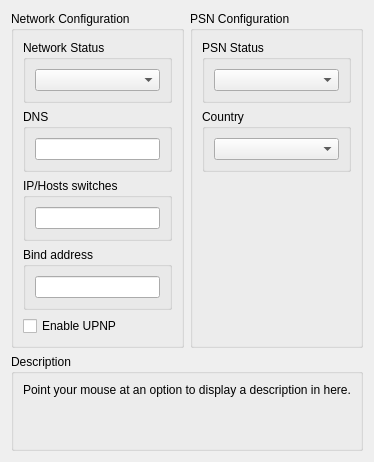
      <widget class="QWidget" name="networkTab">
       <attribute name="title">
        <string>Network</string>
       </attribute>
       <layout class="QVBoxLayout" name="networkTab_layout" stretch="0,1,0">
        <item>
         <layout class="QHBoxLayout" name="networkTabLayout" stretch="0,0">
          <item>
           <widget class="QGroupBox" name="gb_network_status">
            <property name="title">
             <string>Network Configuration</string>
            </property>
            <layout class="QVBoxLayout" name="gb_network_status_layout" stretch="0,0,0,0,0,0">
             <item>
              <widget class="QGroupBox" name="gb_netStatusBox">
               <property name="title">
                <string>Network Status</string>
               </property>
               <layout class="QVBoxLayout" name="gb_netStatusBox_layout">
                <item>
                 <widget class="QComboBox" name="netStatusBox"/>
                </item>
               </layout>
              </widget>
             </item>
             <item>
              <widget class="QGroupBox" name="gb_edit_dns">
               <property name="title">
                <string>DNS</string>
               </property>
               <layout class="QVBoxLayout" name="gb_edit_dns_layout">
                <item>
                 <widget class="QLineEdit" name="edit_dns">
                  <property name="sizePolicy">
                   <sizepolicy hsizetype="Preferred" vsizetype="Fixed">
                    <horstretch>0</horstretch>
                    <verstretch>0</verstretch>
                   </sizepolicy>
                  </property>
                 </widget>
                </item>
               </layout>
              </widget>
             </item>
             <item>
              <widget class="QGroupBox" name="gb_edit_swaps">
               <property name="title">
                <string>IP/Hosts switches</string>
               </property>
               <layout class="QVBoxLayout" name="gb_edit_swaps_layout">
                <item>
                 <widget class="QLineEdit" name="edit_swaps">
                  <property name="sizePolicy">
                   <sizepolicy hsizetype="Preferred" vsizetype="Fixed">
                    <horstretch>0</horstretch>
                    <verstretch>0</verstretch>
                   </sizepolicy>
                  </property>
                 </widget>
                </item>
               </layout>
              </widget>
             </item>
             <item>
              <widget class="QGroupBox" name="gb_edit_bind">
               <property name="title">
                <string>Bind address</string>
               </property>
               <layout class="QVBoxLayout" name="gb_edit_bind_layout">
                <item>
                 <widget class="QLineEdit" name="edit_bind">
                  <property name="sizePolicy">
                   <sizepolicy hsizetype="Preferred" vsizetype="Fixed">
                    <horstretch>0</horstretch>
                    <verstretch>0</verstretch>
                   </sizepolicy>
                  </property>
                 </widget>
                </item>
               </layout>
              </widget>
             </item>
             <item>
              <widget class="QCheckBox" name="enable_upnp">
               <property name="text">
                <string>Enable UPNP</string>
               </property>
              </widget>
             </item>
             <item>
              <spacer name="networkTabSpacerLeft">
               <property name="orientation">
                <enum>Qt::Orientation::Vertical</enum>
               </property>
               <property name="sizeType">
                <enum>QSizePolicy::Policy::MinimumExpanding</enum>
               </property>
               <property name="sizeHint" stdset="0">
                <size>
                 <width>0</width>
                 <height>0</height>
                </size>
               </property>
              </spacer>
             </item>
            </layout>
           </widget>
          </item>
          <item>
           <widget class="QGroupBox" name="gb_psn_config">
            <property name="title">
             <string>PSN Configuration</string>
            </property>
            <layout class="QVBoxLayout" name="gb_psn_config_layout">
             <item>
              <widget class="QGroupBox" name="gb_psnStatusBox">
               <property name="title">
                <string>PSN Status</string>
               </property>
               <layout class="QVBoxLayout" name="gb_psnStatusBox_layout">
                <item>
                 <widget class="QComboBox" name="psnStatusBox"/>
                </item>
               </layout>
              </widget>
             </item>
             <item>
              <widget class="QGroupBox" name="gb_psnCountryBox">
               <property name="title">
                <string>Country</string>
               </property>
               <layout class="QVBoxLayout" name="gb_psnCountryBox_layout">
                <item>
                 <widget class="QComboBox" name="psnCountryBox"/>
                </item>
               </layout>
              </widget>
             </item>
             <item>
              <spacer name="networkTabSpacerRight">
               <property name="orientation">
                <enum>Qt::Orientation::Vertical</enum>
               </property>
               <property name="sizeType">
                <enum>QSizePolicy::Policy::MinimumExpanding</enum>
               </property>
               <property name="sizeHint" stdset="0">
                <size>
                 <width>0</width>
                 <height>0</height>
                </size>
               </property>
              </spacer>
             </item>
            </layout>
           </widget>
          </item>
         </layout>
        </item>
        <item>
         <spacer name="networkTabSpacer">
          <property name="orientation">
           <enum>Qt::Orientation::Vertical</enum>
          </property>
          <property name="sizeType">
           <enum>QSizePolicy::Policy::MinimumExpanding</enum>
          </property>
          <property name="sizeHint" stdset="0">
           <size>
            <width>0</width>
            <height>0</height>
           </size>
          </property>
         </spacer>
        </item>
        <item>
         <widget class="QGroupBox" name="gb_description_network">
          <property name="title">
           <string>Description</string>
          </property>
          <layout class="QVBoxLayout" name="gb_description_network_layout">
           <item>
            <widget class="QLabel" name="description_network">
             <property name="text">
              <string>Point your mouse at an option to display a description in here.


</string>
             </property>
             <property name="textFormat">
              <enum>Qt::TextFormat::PlainText</enum>
             </property>
             <property name="alignment">
              <set>Qt::AlignmentFlag::AlignLeading|Qt::AlignmentFlag::AlignLeft|Qt::AlignmentFlag::AlignTop</set>
             </property>
             <property name="wordWrap">
              <bool>true</bool>
             </property>
            </widget>
           </item>
          </layout>
         </widget>
        </item>
       </layout>
      </widget>
